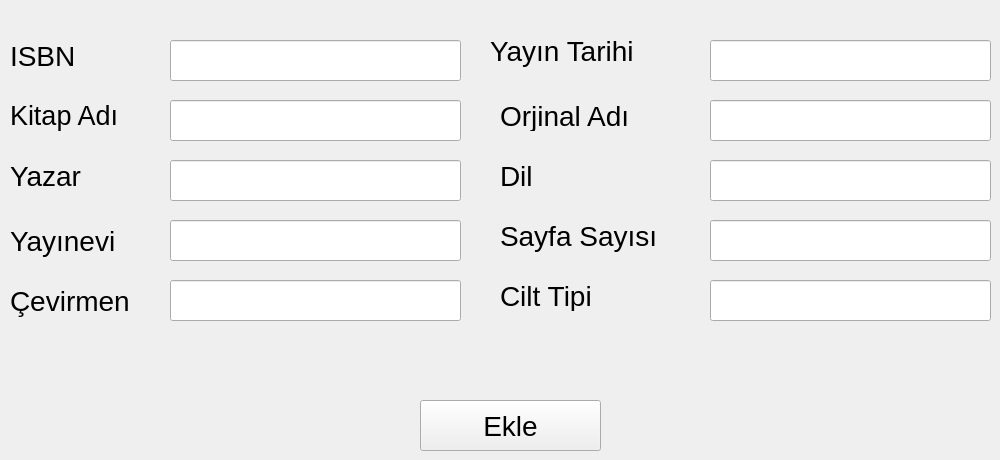
      <widget class="QWidget" name="tab_5">
       <attribute name="title">
        <string>Yeni Kitap Ekle</string>
       </attribute>
       <widget class="QLineEdit" name="lineEdit_2">
        <property name="geometry">
         <rect>
          <x>170</x>
          <y>100</y>
          <width>291</width>
          <height>41</height>
         </rect>
        </property>
       </widget>
       <widget class="QLineEdit" name="lineEdit_3">
        <property name="geometry">
         <rect>
          <x>170</x>
          <y>40</y>
          <width>291</width>
          <height>41</height>
         </rect>
        </property>
       </widget>
       <widget class="QLineEdit" name="lineEdit_4">
        <property name="geometry">
         <rect>
          <x>710</x>
          <y>40</y>
          <width>281</width>
          <height>41</height>
         </rect>
        </property>
        <property name="text">
         <string/>
        </property>
       </widget>
       <widget class="QLabel" name="label_3">
        <property name="geometry">
         <rect>
          <x>10</x>
          <y>100</y>
          <width>151</width>
          <height>31</height>
         </rect>
        </property>
        <property name="font">
         <font>
          <family>Segoe UI</family>
          <pointsize>20</pointsize>
          <strikeout>false</strikeout>
         </font>
        </property>
        <property name="text">
         <string>Kitap Adı</string>
        </property>
       </widget>
       <widget class="QLabel" name="label_4">
        <property name="geometry">
         <rect>
          <x>10</x>
          <y>40</y>
          <width>151</width>
          <height>31</height>
         </rect>
        </property>
        <property name="font">
         <font>
          <family>Segoe UI</family>
          <pointsize>21</pointsize>
          <strikeout>false</strikeout>
         </font>
        </property>
        <property name="text">
         <string>ISBN</string>
        </property>
       </widget>
       <widget class="QLabel" name="label_5">
        <property name="geometry">
         <rect>
          <x>490</x>
          <y>30</y>
          <width>161</width>
          <height>41</height>
         </rect>
        </property>
        <property name="font">
         <font>
          <family>Segoe UI</family>
          <pointsize>21</pointsize>
          <strikeout>false</strikeout>
         </font>
        </property>
        <property name="text">
         <string>Yayın Tarihi</string>
        </property>
       </widget>
       <widget class="QLabel" name="label_6">
        <property name="geometry">
         <rect>
          <x>10</x>
          <y>220</y>
          <width>161</width>
          <height>41</height>
         </rect>
        </property>
        <property name="font">
         <font>
          <family>Segoe UI</family>
          <pointsize>21</pointsize>
          <strikeout>false</strikeout>
         </font>
        </property>
        <property name="text">
         <string>Yayınevi</string>
        </property>
       </widget>
       <widget class="QLabel" name="label_7">
        <property name="geometry">
         <rect>
          <x>10</x>
          <y>160</y>
          <width>151</width>
          <height>31</height>
         </rect>
        </property>
        <property name="font">
         <font>
          <family>Segoe UI</family>
          <pointsize>21</pointsize>
          <strikeout>false</strikeout>
         </font>
        </property>
        <property name="text">
         <string>Yazar</string>
        </property>
       </widget>
       <widget class="QLabel" name="label_8">
        <property name="geometry">
         <rect>
          <x>10</x>
          <y>280</y>
          <width>151</width>
          <height>41</height>
         </rect>
        </property>
        <property name="font">
         <font>
          <family>Segoe UI</family>
          <pointsize>21</pointsize>
          <strikeout>false</strikeout>
         </font>
        </property>
        <property name="text">
         <string>Çevirmen</string>
        </property>
       </widget>
       <widget class="QLineEdit" name="lineEdit_30">
        <property name="geometry">
         <rect>
          <x>170</x>
          <y>220</y>
          <width>291</width>
          <height>41</height>
         </rect>
        </property>
       </widget>
       <widget class="QLineEdit" name="lineEdit_31">
        <property name="geometry">
         <rect>
          <x>170</x>
          <y>160</y>
          <width>291</width>
          <height>41</height>
         </rect>
        </property>
       </widget>
       <widget class="QLineEdit" name="lineEdit_32">
        <property name="geometry">
         <rect>
          <x>170</x>
          <y>280</y>
          <width>291</width>
          <height>41</height>
         </rect>
        </property>
       </widget>
       <widget class="QLabel" name="label_40">
        <property name="geometry">
         <rect>
          <x>500</x>
          <y>100</y>
          <width>161</width>
          <height>31</height>
         </rect>
        </property>
        <property name="font">
         <font>
          <family>Segoe UI</family>
          <pointsize>21</pointsize>
          <strikeout>false</strikeout>
         </font>
        </property>
        <property name="text">
         <string>Orjinal Adı</string>
        </property>
       </widget>
       <widget class="QLineEdit" name="lineEdit_33">
        <property name="geometry">
         <rect>
          <x>710</x>
          <y>100</y>
          <width>281</width>
          <height>41</height>
         </rect>
        </property>
        <property name="text">
         <string/>
        </property>
       </widget>
       <widget class="QLabel" name="label_41">
        <property name="geometry">
         <rect>
          <x>500</x>
          <y>160</y>
          <width>161</width>
          <height>31</height>
         </rect>
        </property>
        <property name="font">
         <font>
          <family>Segoe UI</family>
          <pointsize>21</pointsize>
          <strikeout>false</strikeout>
         </font>
        </property>
        <property name="text">
         <string>Dil</string>
        </property>
       </widget>
       <widget class="QLineEdit" name="lineEdit_34">
        <property name="geometry">
         <rect>
          <x>710</x>
          <y>160</y>
          <width>281</width>
          <height>41</height>
         </rect>
        </property>
        <property name="text">
         <string/>
        </property>
       </widget>
       <widget class="QLabel" name="label_42">
        <property name="geometry">
         <rect>
          <x>500</x>
          <y>210</y>
          <width>191</width>
          <height>51</height>
         </rect>
        </property>
        <property name="font">
         <font>
          <family>Segoe UI</family>
          <pointsize>21</pointsize>
          <strikeout>false</strikeout>
         </font>
        </property>
        <property name="text">
         <string>Sayfa Sayısı</string>
        </property>
       </widget>
       <widget class="QLineEdit" name="lineEdit_35">
        <property name="geometry">
         <rect>
          <x>710</x>
          <y>220</y>
          <width>281</width>
          <height>41</height>
         </rect>
        </property>
        <property name="text">
         <string/>
        </property>
       </widget>
       <widget class="QLabel" name="label_43">
        <property name="geometry">
         <rect>
          <x>500</x>
          <y>280</y>
          <width>161</width>
          <height>31</height>
         </rect>
        </property>
        <property name="font">
         <font>
          <family>Segoe UI</family>
          <pointsize>21</pointsize>
          <strikeout>false</strikeout>
         </font>
        </property>
        <property name="text">
         <string>Cilt Tipi</string>
        </property>
       </widget>
       <widget class="QLineEdit" name="lineEdit_36">
        <property name="geometry">
         <rect>
          <x>710</x>
          <y>280</y>
          <width>281</width>
          <height>41</height>
         </rect>
        </property>
        <property name="text">
         <string/>
        </property>
       </widget>
       <widget class="QPushButton" name="pushButton_7">
        <property name="geometry">
         <rect>
          <x>420</x>
          <y>400</y>
          <width>181</width>
          <height>51</height>
         </rect>
        </property>
        <property name="font">
         <font>
          <family>Segoe UI</family>
          <pointsize>21</pointsize>
          <strikeout>false</strikeout>
         </font>
        </property>
        <property name="text">
         <string>Ekle</string>
        </property>
       </widget>
      </widget>
